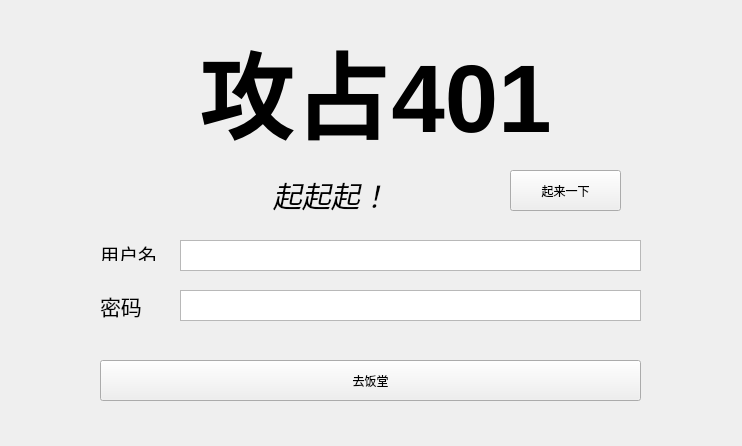
<?xml version="1.0" encoding="UTF-8"?>
<ui version="4.0">
 <class>Form</class>
 <widget class="QWidget" name="Form">
  <property name="geometry">
   <rect>
    <x>0</x>
    <y>0</y>
    <width>742</width>
    <height>446</height>
   </rect>
  </property>
  <property name="windowTitle">
   <string>Form</string>
  </property>
  <widget class="QLabel" name="title">
   <property name="geometry">
    <rect>
     <x>140</x>
     <y>20</y>
     <width>471</width>
     <height>131</height>
    </rect>
   </property>
   <property name="frameShadow">
    <enum>QFrame::Plain</enum>
   </property>
   <property name="text">
    <string>&lt;html&gt;&lt;head/&gt;&lt;body&gt;&lt;p&gt;&lt;span style=&quot; font-size:72pt; font-weight:700;&quot;&gt;攻占401&lt;/span&gt;&lt;/p&gt;&lt;/body&gt;&lt;/html&gt;</string>
   </property>
   <property name="textFormat">
    <enum>Qt::RichText</enum>
   </property>
   <property name="alignment">
    <set>Qt::AlignCenter</set>
   </property>
  </widget>
  <widget class="QPlainTextEdit" name="username_input">
   <property name="geometry">
    <rect>
     <x>180</x>
     <y>240</y>
     <width>461</width>
     <height>31</height>
    </rect>
   </property>
   <property name="tabChangesFocus">
    <bool>true</bool>
   </property>
   <property name="cursorWidth">
    <number>1</number>
   </property>
  </widget>
  <widget class="QLabel" name="username">
   <property name="geometry">
    <rect>
     <x>100</x>
     <y>240</y>
     <width>61</width>
     <height>21</height>
    </rect>
   </property>
   <property name="text">
    <string>&lt;html&gt;&lt;head/&gt;&lt;body&gt;&lt;p&gt;&lt;span style=&quot; font-size:14pt;&quot;&gt;用户名&lt;/span&gt;&lt;/p&gt;&lt;/body&gt;&lt;/html&gt;</string>
   </property>
   <property name="textFormat">
    <enum>Qt::RichText</enum>
   </property>
  </widget>
  <widget class="QLabel" name="passwd">
   <property name="geometry">
    <rect>
     <x>100</x>
     <y>290</y>
     <width>51</width>
     <height>31</height>
    </rect>
   </property>
   <property name="text">
    <string>&lt;html&gt;&lt;head/&gt;&lt;body&gt;&lt;p&gt;&lt;span style=&quot; font-size:16pt;&quot;&gt;密码&lt;/span&gt;&lt;/p&gt;&lt;/body&gt;&lt;/html&gt;</string>
   </property>
   <property name="textFormat">
    <enum>Qt::RichText</enum>
   </property>
  </widget>
  <widget class="QPlainTextEdit" name="passwd_input">
   <property name="geometry">
    <rect>
     <x>180</x>
     <y>290</y>
     <width>461</width>
     <height>31</height>
    </rect>
   </property>
   <property name="cursor" stdset="0">
    <cursorShape>ArrowCursor</cursorShape>
   </property>
   <property name="sizeAdjustPolicy">
    <enum>QAbstractScrollArea::AdjustIgnored</enum>
   </property>
   <property name="tabChangesFocus">
    <bool>true</bool>
   </property>
   <property name="undoRedoEnabled">
    <bool>false</bool>
   </property>
   <property name="plainText">
    <string/>
   </property>
   <property name="cursorWidth">
    <number>1</number>
   </property>
  </widget>
  <widget class="QLabel" name="spq_word">
   <property name="geometry">
    <rect>
     <x>170</x>
     <y>170</y>
     <width>321</width>
     <height>51</height>
    </rect>
   </property>
   <property name="text">
    <string>&lt;html&gt;&lt;head/&gt;&lt;body&gt;&lt;p align=&quot;center&quot;&gt;&lt;span style=&quot; font-size:22pt; font-style:italic;&quot;&gt;起起起！&lt;/span&gt;&lt;/p&gt;&lt;/body&gt;&lt;/html&gt;</string>
   </property>
   <property name="textFormat">
    <enum>Qt::RichText</enum>
   </property>
   <property name="alignment">
    <set>Qt::AlignCenter</set>
   </property>
  </widget>
  <widget class="QPushButton" name="cheer">
   <property name="geometry">
    <rect>
     <x>510</x>
     <y>170</y>
     <width>111</width>
     <height>41</height>
    </rect>
   </property>
   <property name="cursor">
    <cursorShape>ArrowCursor</cursorShape>
   </property>
   <property name="text">
    <string>起来一下</string>
   </property>
   <property name="checkable">
    <bool>false</bool>
   </property>
   <property name="checked">
    <bool>false</bool>
   </property>
   <property name="autoDefault">
    <bool>false</bool>
   </property>
   <property name="default">
    <bool>false</bool>
   </property>
   <property name="flat">
    <bool>false</bool>
   </property>
  </widget>
  <widget class="QPushButton" name="enter">
   <property name="geometry">
    <rect>
     <x>100</x>
     <y>360</y>
     <width>541</width>
     <height>41</height>
    </rect>
   </property>
   <property name="cursor">
    <cursorShape>ArrowCursor</cursorShape>
   </property>
   <property name="text">
    <string>去饭堂</string>
   </property>
   <property name="checkable">
    <bool>false</bool>
   </property>
   <property name="checked">
    <bool>false</bool>
   </property>
   <property name="autoDefault">
    <bool>false</bool>
   </property>
   <property name="default">
    <bool>false</bool>
   </property>
   <property name="flat">
    <bool>false</bool>
   </property>
  </widget>
 </widget>
 <resources/>
 <connections/>
</ui>
